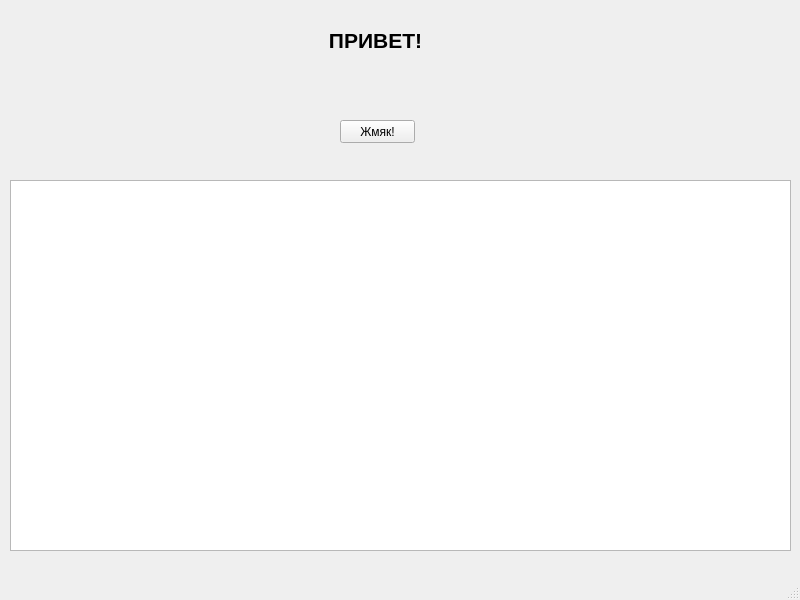
<?xml version="1.0" encoding="UTF-8"?>
<ui version="4.0">
 <class>MainWindow</class>
 <widget class="QMainWindow" name="MainWindow">
  <property name="geometry">
   <rect>
    <x>0</x>
    <y>0</y>
    <width>800</width>
    <height>600</height>
   </rect>
  </property>
  <property name="windowTitle">
   <string comment="тестовое" extracomment="by Aelih">MainWindow</string>
  </property>
  <widget class="QWidget" name="centralwidget">
   <widget class="QLabel" name="label">
    <property name="geometry">
     <rect>
      <x>260</x>
      <y>10</y>
      <width>231</width>
      <height>61</height>
     </rect>
    </property>
    <property name="sizePolicy">
     <sizepolicy hsizetype="Preferred" vsizetype="Preferred">
      <horstretch>0</horstretch>
      <verstretch>0</verstretch>
     </sizepolicy>
    </property>
    <property name="frameShape">
     <enum>QFrame::NoFrame</enum>
    </property>
    <property name="frameShadow">
     <enum>QFrame::Plain</enum>
    </property>
    <property name="text">
     <string>&lt;html&gt;&lt;head/&gt;&lt;body&gt;&lt;p align=&quot;center&quot;&gt;&lt;span style=&quot; font-size:16pt; font-weight:600;&quot;&gt;ПРИВЕТ!&lt;/span&gt;&lt;/p&gt;&lt;/body&gt;&lt;/html&gt;</string>
    </property>
    <property name="textFormat">
     <enum>Qt::MarkdownText</enum>
    </property>
    <property name="alignment">
     <set>Qt::AlignCenter</set>
    </property>
   </widget>
   <widget class="QPushButton" name="pushButton">
    <property name="geometry">
     <rect>
      <x>340</x>
      <y>120</y>
      <width>75</width>
      <height>23</height>
     </rect>
    </property>
    <property name="text">
     <string>Жмяк!</string>
    </property>
   </widget>
   <widget class="QTableView" name="tableView">
    <property name="geometry">
     <rect>
      <x>10</x>
      <y>180</y>
      <width>781</width>
      <height>371</height>
     </rect>
    </property>
   </widget>
  </widget>
  <widget class="QMenuBar" name="menubar">
   <property name="geometry">
    <rect>
     <x>0</x>
     <y>0</y>
     <width>800</width>
     <height>21</height>
    </rect>
   </property>
  </widget>
  <widget class="QStatusBar" name="statusbar"/>
 </widget>
 <resources/>
 <connections/>
</ui>
